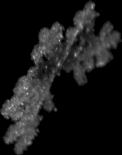
%> input picture 3d/triplets/2015.02.23_20.13.27_flake_18829_cam_0.png, 122 x 155 px
$ octave --eval "result = skeleton_props(imread('../3d/triplets/2015.02.23_20.13.27_flake_18829_cam_0.png'));"   (GNU Octave 9; MATLAB toolbox functions it lacks are replaced by stand-ins)
%> lines starting %> are read from the running program, lines starting %| are printed output that depends on the picture; in (x1, y1, x2, y2) boxes, pixels count from 0 and x2, y2 are one past the last pixel; in counts of white or black regions, pixels touching at a corner belong together; the program's own positions count from 1
% === Compute snowflake skeleton-based features ==========================
%
% Compute image pseudo-skeleton and output a structure SKEL containing a set
% of features derived from this skeleton.
%
% Author : Christophe Praz (christophe.praz@epfl.ch)
% Last update : May 2016
% ========================================================================
function skel = skeleton_props(im,illustration)

    if nargin == 1

        illustration = false;

    end

    % create bw mask
    bw = zeros(size(im));
    bw(im>0) = 1;
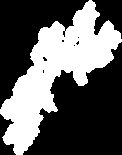
%> bw: size 155x122 double; values 0 (black) and 1 (white), 37.6% white; 1 white region, box (x1, y1, x2, y2) and area: (0, 0, 122, 155) 7118

    % smooth the silhouette
    bw_close = bwmorph(bw,'close');
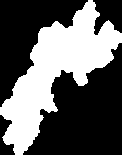
%> bw_close: size 155x122 logical; 38% white; 1 white region, box (x1, y1, x2, y2) and area: (0, 0, 122, 155) 7194
    bw_close_open = bwmorph(bw_close,'open');
%> bw_close_open: size 155x122 logical; 38% white; 1 white region, box (x1, y1, x2, y2) and area: (0, 0, 122, 155) 7180

    % compute simple pseudo-skeleton
    bw_thin = bwmorph(bw_close_open,'thin',Inf);
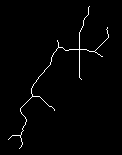
%> bw_thin: size 155x122 logical; 1.5% white in thin lines or dots, all inside (x1, y1, x2, y2) = (8, 6, 109, 149)

    % remove potential leftover pixels
    all_roi = regionprops(bw_thin,'Area','PixelIdxList');
%> all_roi = 1 region; Area: 285

    %remove spur branches (experimental!)
    B = bwmorph(bw_thin, 'branchpoints');
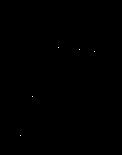
%> B: size 155x122 logical; 0.03% white in thin lines or dots, all inside (x1, y1, x2, y2) = (20, 47, 95, 136)
    E = bwmorph(bw_thin, 'endpoints');
%> E: size 155x122 logical; 0.04% white in thin lines or dots, all inside (x1, y1, x2, y2) = (8, 6, 108, 149)

    [y,x] = find(E);
%> y = [140; 149; 111; 41; 80; 7; 57; 28]; x = [9; 20; 55; 58; 82; 90; 103; 108]
    B_loc = find(B);
%> B_loc = [3236; 5057; 9038; 12295; 14622]

    Dmask = false(size(bw_thin));
    for k = 1:numel(x)
        D = bwdistgeodesic(bw_thin,x(k),y(k));
        distanceToBranchPt = min(D(B_loc));
        if distanceToBranchPt <=3
            Dmask(D < distanceToBranchPt) =true;
        end
    end
%> this loop made 1 pass
    bw_thin = bw_thin - Dmask;

    % can happen after closing/opening if area is very small (2x5 pixels)
    if isempty(all_roi)
        skel.p_ratio = 0;
        skel.A_ratio = 0;
        skel.N_ends = 0;
        skel.N_junctions = 0;
% [11 lines of commented-out code are left out]
        return;
    end

    all_areas = [all_roi.Area];
    [~,idx] = max(all_areas);
    bw_thin(:) = 0;
    bw_thin(all_roi(idx).PixelIdxList) = 1;

    % compute associated features
    perim = sum(sum(bwperim(bw))); % bw_close_open before
    area = sum(bw(:));  % bw_close_open before
    eq_radius = sqrt(area/pi);
    perim_skel = sum(bw_thin(:));
    M_end = bwmorph(bw_thin,'endpoints');
    [skel_y,skel_x] = find(bw_thin==1);
    [skel_end_y,skel_end_x] = find(M_end==1);

    skel.p_ratio = perim_skel/perim;
    skel.A_ratio = perim_skel/area;
    skel.N_ends = sum(M_end(:));%sum(sum(bwmorph(bw_thin,'endpoints')));
    skel.N_junctions = sum(sum(bwmorph(bw_thin,'branchpoints')));

% [76 lines of commented-out code are left out]


    if illustration

        figure;
        subplot(221);
        im_plot = im;
        im_plot(bw_thin==1) = 255;
        imshow(im_plot);
        title('thin pseudo-skeleton');
        subplot(222);
        im_plot = bw_close_open;
        im_plot(bw_thin==1) = 0;
        imshow(im_plot);
        title('smoothed particle silhouette');
        h_text = subplot(2,2,3:4);
        xl = xlim(h_text);
        xPos = xl(1) + diff(xl) / 2;
        yl = ylim(h_text);
        yPos = yl(1) + diff(yl) / 2;
        plot_text = text(xPos, yPos, sprintf('p_{ratio} = %2.2f \n A_{ratio} = %2.2f \n N_{ends} = %u \n N_{junctions} = %u \n',skel.p_ratio,skel.A_ratio,skel.N_ends,skel.N_junctions), 'Parent', h_text);
        set(plot_text, 'HorizontalAlignment', 'center','FontSize',12,'FontWeight','demi');
        set(h_text,'visible','off');

% [24 lines of commented-out code are left out]

    end

end
%> (the run ends here)

$ run again, on 3d/triplets/2015.02.23_20.13.27_flake_18829_cam_1.png
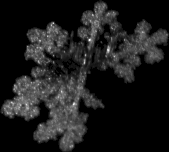
%> input picture 3d/triplets/2015.02.23_20.13.27_flake_18829_cam_1.png, 169 x 152 px
%> in skeleton_props, `bw(im>0) = 1;`:
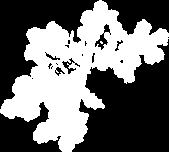
%> bw: size 152x169 double; values 0 (black) and 1 (white), 43.2% white; 2 white regions (1 under 20 px), largest, box (x1, y1, x2, y2) and area: (0, 0, 169, 152) 11095
%> bw_close: size 152x169 logical; 44.5% white; 1 white region, box (x1, y1, x2, y2) and area: (0, 0, 169, 152) 11426
%> bw_close_open: size 152x169 logical; 44.4% white; 1 white region, box (x1, y1, x2, y2) and area: (0, 0, 169, 152) 11397
%> in skeleton_props, `bw_thin = bwmorph(bw_close_open,'thin',Inf);`:
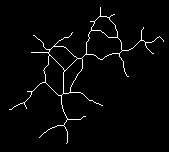
%> bw_thin: size 152x169 logical; 2.6% white in thin lines or dots, all inside (x1, y1, x2, y2) = (9, 7, 164, 144)
%> all_roi = 1 region; Area: 657
%> B: size 152x169 logical; 0.1% white in thin lines or dots, all inside (x1, y1, x2, y2) = (24, 16, 146, 126)
%> y = 17 values from 8 to 144; x = 17 values from 10 to 164
%> B_loc = 25 values from 3751 to 22083
%> the loop in skeleton_props, `for k = 1:numel(x)` made 1 pass

$ run again, on 3d/triplets/2015.02.23_20.13.27_flake_18829_cam_2.png
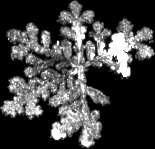
%> input picture 3d/triplets/2015.02.23_20.13.27_flake_18829_cam_2.png, 155 x 149 px
%> in skeleton_props, `bw(im>0) = 1;`:
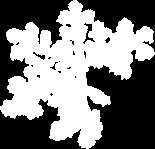
%> bw: size 149x155 double; values 0 (black) and 1 (white), 48.7% white; 1 white region, box (x1, y1, x2, y2) and area: (0, 0, 155, 149) 11255
%> bw_close: size 149x155 logical; 50.1% white; 11 black regions (5 under 20 px), largest, box (x1, y1, x2, y2) and area: (86, 56, 155, 149) 4731, (0, 0, 71, 106) 2821, (0, 100, 81, 149) 2175, (78, 0, 155, 33) 1678, (88, 24, 92, 31) 28, (151, 42, 155, 49) 23
%> bw_close_open: size 149x155 logical; 49.9% white; 1 white region, box (x1, y1, x2, y2) and area: (0, 0, 155, 149) 11525
%> in skeleton_props, `bw_thin = bwmorph(bw_close_open,'thin',Inf);`:
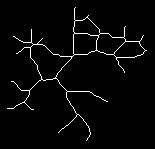
%> bw_thin: size 149x155 logical; 2.8% white in thin lines or dots, all inside (x1, y1, x2, y2) = (7, 7, 147, 141)
%> all_roi = 1 region; Area: 640
%> B: size 149x155 logical; 0.1% white in thin lines or dots, all inside (x1, y1, x2, y2) = (24, 17, 146, 115)
%> y = [109; 82; 37; 54; 30; 110; 39; 133; 8; 141; 16; 102; 73; 27; 36; 51]; x = [8; 12; 14; 17; 32; 34; 43; 59; 76; 87; 89; 108; 125; 126; 144; 147]
%> B_loc = 24 values from 3679 to 21656
%> the loop in skeleton_props, `for k = 1:numel(x)` made 1 pass

$ run again, on 3d/triplets/2015.12.14_22.03.13_flake_39130_cam_0.png
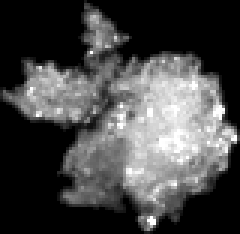
%> input picture 3d/triplets/2015.12.14_22.03.13_flake_39130_cam_0.png, 80 x 78 px (shown 3 times larger)
%> in skeleton_props, `bw(im>0) = 1;`:
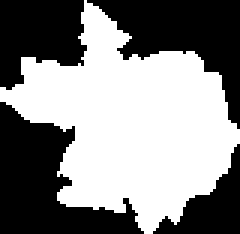
%> bw: size 78x80 double (shown 3 times larger); values 0 (black) and 1 (white), 52.6% white; 4 black regions, box (x1, y1, x2, y2) and area: (0, 34, 48, 78) 1049, (29, 0, 80, 43) 915, (0, 0, 29, 30) 631, (51, 48, 80, 78) 363
%> bw_close: size 78x80 logical; 53.2% white; 4 black regions, box (x1, y1, x2, y2) and area: (0, 34, 47, 78) 1033, (31, 0, 80, 41) 904, (0, 0, 28, 29) 623, (52, 49, 80, 78) 360
%> bw_close_open: size 78x80 logical; 53.1% white; 4 black regions, box (x1, y1, x2, y2) and area: (0, 34, 47, 78) 1036, (31, 0, 80, 41) 907, (0, 0, 28, 29) 624, (52, 49, 80, 78) 361
%> in skeleton_props, `bw_thin = bwmorph(bw_close_open,'thin',Inf);`:
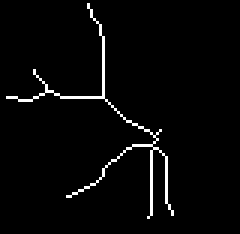
%> bw_thin: size 78x80 logical (shown 3 times larger); 2.7% white in thin lines or dots, all inside (x1, y1, x2, y2) = (2, 1, 58, 73)
%> all_roi = 1 region; Area: 170
%> B: size 78x80 logical; 0.08% white in thin lines or dots, all inside (x1, y1, x2, y2) = (15, 30, 52, 50)
%> y = [33; 24; 66; 2; 73; 44; 72]; x = [3; 12; 23; 30; 50; 54; 58]
%> B_loc = [1201; 2685; 3949; 4024; 4028]
%> the loop in skeleton_props, `for k = 1:numel(x)` made 1 pass
